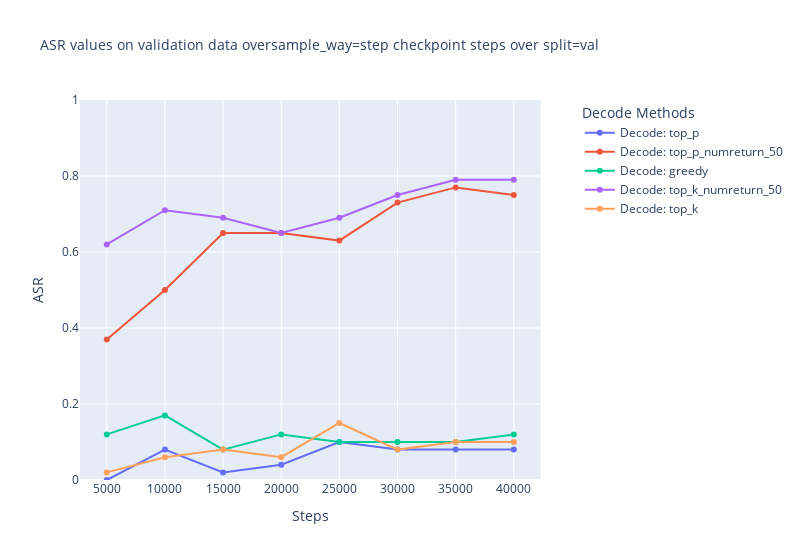

The cell this chart's notebook holds for it:
### Code cell
root='/fs/ess/PAA0201/lzy37ld/why_attack/ckpt'
sample_way="step"
ckpt_name=f'prompter_victim=llama2-7b-chat_prompt_type=q_p_model_name=llama2-base_sample_way_and_n_sample={sample_way}_nsample=200_epoch_5'
split="val"
dir_base_name = os.path.join(root,ckpt_name) 
# 示例：搜索 'a/b/c/checkpoint-123/*.json'
"/fs/ess/PAA0201/lzy37ld/why_attack/ckpt/prompter_victim=llama2-7b-chat_prompt_type=q_p_model_name=llama2-base_sample_way_and_n_sample=step_nsample=200_epoch_5/"  # Replace with the actual folder path
files = find_files(f'{dir_base_name}/*{split}_analysis/**/*.jsonl')
# print(files)
data = convert_to_d(files)


plot(data,sample_way,split)

### Figure 1 — Plotly figure (JSON) as saved in the notebook; plotly's stock layout.template omitted (floating-point values rounded to 4 significant figures)
{"data": [{"mode": "lines+markers", "name": "Decode: top_p", "type": "scatter", "x": ["5000", "10000", "15000", "20000", "25000", "30000", "35000", "40000"], "xaxis": "x", "y": [0, 0.08, 0.02, 0.04, 0.1, 0.08, 0.08, 0.08], "yaxis": "y"}, {"mode": "lines+markers", "name": "Decode: top_p_numreturn_50", "type": "scatter", "x": ["5000", "10000", "15000", "20000", "25000", "30000", "35000", "40000"], "xaxis": "x", "y": [0.37, 0.5, 0.65, 0.65, 0.63, 0.73, 0.77, 0.75], "yaxis": "y"}, {"mode": "lines+markers", "name": "Decode: greedy", "type": "scatter", "x": ["5000", "10000", "15000", "20000", "25000", "30000", "35000", "40000"], "xaxis": "x", "y": [0.12, 0.17, 0.08, 0.12, 0.1, 0.1, 0.1, 0.12], "yaxis": "y"}, {"mode": "lines+markers", "name": "Decode: top_k_numreturn_50", "type": "scatter", "x": ["5000", "10000", "15000", "20000", "25000", "30000", "35000", "40000"], "xaxis": "x", "y": [0.62, 0.71, 0.69, 0.65, 0.69, 0.75, 0.79, 0.79], "yaxis": "y"}, {"mode": "lines+markers", "name": "Decode: top_k", "type": "scatter", "x": ["5000", "10000", "15000", "20000", "25000", "30000", "35000", "40000"], "xaxis": "x", "y": [0.02, 0.06, 0.08, 0.06, 0.15, 0.08, 0.1, 0.1], "yaxis": "y"}], "layout": {"legend": {"title": {"text": "Decode Methods"}}, "title": {"font": {"size": 14}, "text": "ASR values on validation data oversample_way=step checkpoint steps over split=val"}, "width": 800, "xaxis": {"anchor": "y", "domain": [0, 0.94], "title": {"text": "Steps"}}, "yaxis": {"anchor": "x", "domain": [0, 1], "range": [0, 1], "title": {"text": "ASR"}}, "yaxis2": {"anchor": "x", "overlaying": "y", "side": "right"}}}
